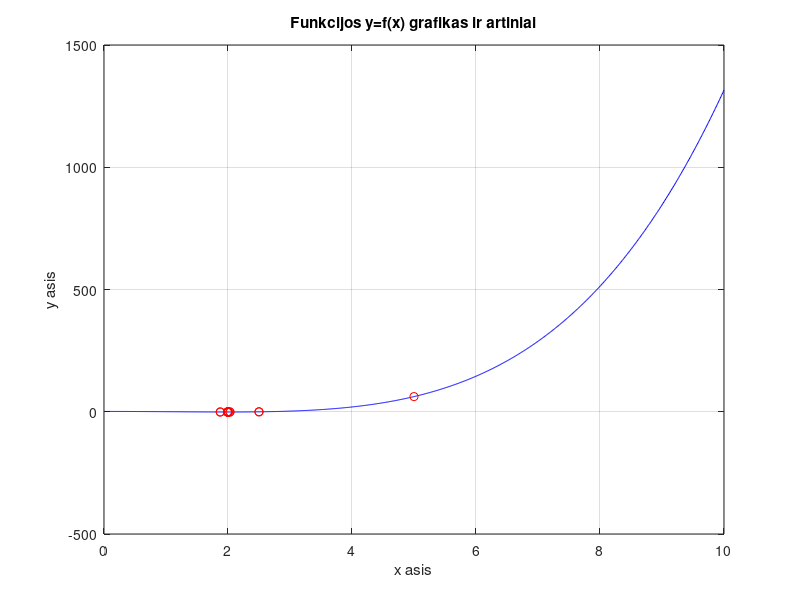

The MATLAB script that drew this image:
function DalijimasPusiau
% Dalijimo pusiau metodu randamas funkcijos f(x) minimumas intervale [l,r].

f=@(x)(((x.^2-4).^2)/7) - 1;

l=0;   % apatinis intervalo rezis
r=10;  % desinysis intervalo rezis

epsilon=10^(-4); %tikslumas

k=1; %iteraciju skaitliukas
kmax=100; % maksimalus iteraciju skaitliukas

%Funkcijos grafiko y=f(x) braizymas
x=l:0.01:r;
y=f(x);
plot(x,y,'b');
grid on;
xlabel('x asis');
ylabel('y asis');
title(['Funkcijos y=f(x) grafikas ir artiniai']);

%Metodo realizavimas
L=r-l;      %intervalo ilgis
xm=(l+r)/2; %intervalo vidurio taskas
ym=f(xm);

disp(['     xm        ym        k         funkc. kviet. sk']);

format long

while L>= epsilon

      format long
      disp([xm, ym]);
      format short
      disp([k, 2*k+1]);
      
      hold on;
      plot(xm, ym, 'ro');
      
      x1=l+L/4; y1=f(x1);
      x2=r-L/4; y2=f(x2);      
      
      if y1 < ym
          r = xm;
          xm = x1;
          ym = y1;
          % ciklas tesiasi
      elseif y2 < ym
          l = xm;
          xm = x2;
          ym = y2;
      else
          l = x1;
          r = x2;
      end   
             
      if k==kmax
          format short
          disp(['Pasiektas maksimalus iteraciju skaicius k=', num2str(kmax)]);
          break
      end   
      
      k=k+1;
      L=r-l;
end
end
